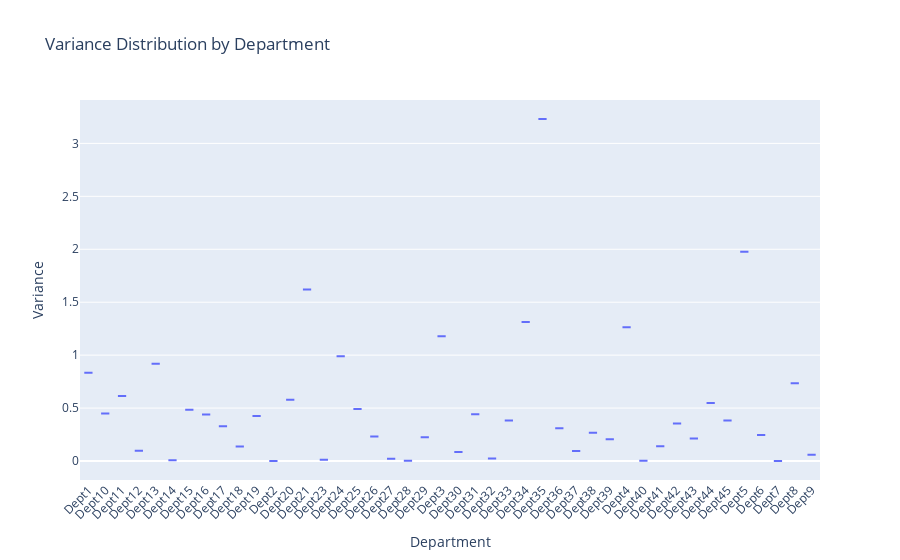

Write notebook code for a chart like this one.
### Code cell
# Variance at DEPARTMENT level
department_variance = df.groupby('DEPARTMENT')['Units_Sold_Normalized'].var().reset_index().rename(columns={'Units_Sold_Normalized': 'Department_Variance'})
plotly_boxplot_variance(department_variance, 'DEPARTMENT', 'Department_Variance', 'Variance Distribution by Department', 'Department')

### Figure 1 — Plotly figure (JSON) as saved in the notebook; plotly's stock layout.template omitted (floating-point values rounded to 4 significant figures)
{"data": [{"alignmentgroup": "True", "hovertemplate": "DEPARTMENT=%{x}<br>Department_Variance=%{y}<extra></extra>", "legendgroup": "", "marker": {"color": "#636efa"}, "name": "", "notched": false, "offsetgroup": "", "orientation": "v", "showlegend": false, "type": "box", "x": ["Dept1", "Dept10", "Dept11", "Dept12", "Dept13", "Dept14", "Dept15", "Dept16", "Dept17", "Dept18", "Dept19", "Dept2", "Dept20", "Dept21", "Dept23", "Dept24", "Dept25", "Dept26", "Dept27", "Dept28", "Dept29", "Dept3", "Dept30", "Dept31", "Dept32", "Dept33", "Dept34", "Dept35", "Dept36", "Dept37", "Dept38", "Dept39", "Dept4", "Dept40", "Dept41", "Dept42", "Dept43", "Dept44", "Dept45", "Dept5", "Dept6", "Dept7", "Dept8", "Dept9"], "x0": " ", "xaxis": "x", "y": [0.8348, 0.4487, 0.613, 0.09806, 0.9179, 0.007606, 0.4844, 0.4393, 0.3274, 0.1371, 0.4254, 0.0002064, 0.5792, 1.621, 0.01086, 0.9884, 0.4902, 0.2323, 0.02226, 0.003073, 0.2244, 1.178, 0.08503, 0.4423, 0.02454, 0.3837, 1.313, 3.23, 0.3097, 0.09552, 0.2659, 0.2065, 1.263, 0.002928, 0.1403, 0.3542, 0.2121, 0.547, 0.3832, 1.978, 0.2461, 0.001175, 0.7357, 0.05948], "y0": " ", "yaxis": "y"}], "layout": {"boxmode": "group", "legend": {"tracegroupgap": 0}, "title": {"text": "Variance Distribution by Department"}, "xaxis": {"anchor": "y", "domain": [0, 1], "tickangle": -45, "title": {"text": "Department"}}, "yaxis": {"anchor": "x", "domain": [0, 1], "title": {"text": "Variance"}}}}
